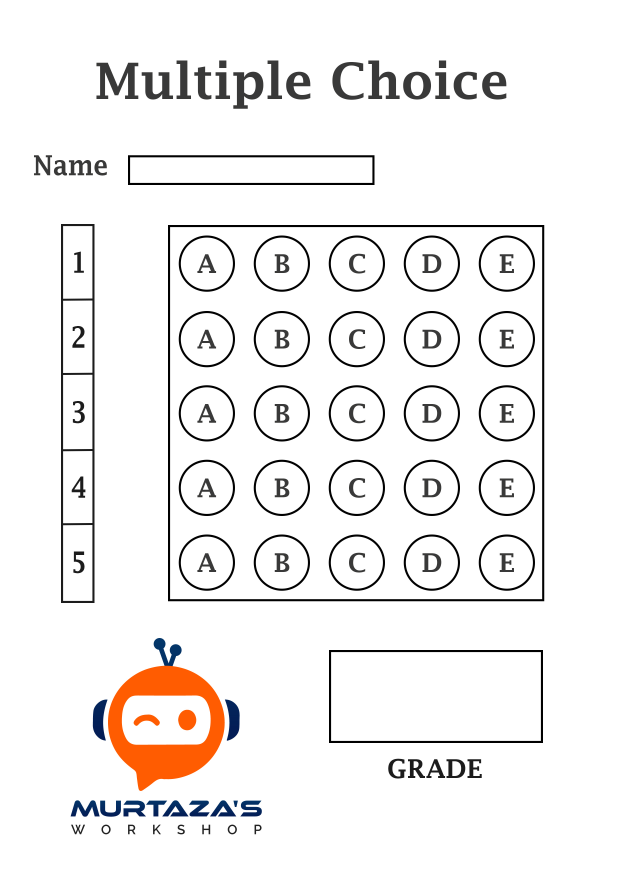
#> input picture MCQPaper.jpg, 2480 x 3508 px, given in place of the camera (shown at 1/4 size)
$ python OMR_Main.py
#> lines starting #> are read from the running program, lines starting #| are printed output that depends on the picture; after the words box and inside, x2 and y2 are one past the last pixel; in counts of white or black regions, pixels touching at a corner belong together
### utils.py
import cv2
import numpy as np


# TO STACK ALL THE IMAGES IN ONE WINDOW
def stackImages(imgArray, scale, lables=[]):
    rows = len(imgArray)
    cols = len(imgArray[0])
    rowsAvailable = isinstance(imgArray[0], list)
    width = imgArray[0][0].shape[1]
    height = imgArray[0][0].shape[0]
    if rowsAvailable:
        for x in range(0, rows):
            for y in range(0, cols):
                imgArray[x][y] = cv2.resize(imgArray[x][y], (0, 0), None, scale, scale)
                if len(imgArray[x][y].shape) == 2: imgArray[x][y] = cv2.cvtColor(imgArray[x][y], cv2.COLOR_GRAY2BGR)
        imageBlank = np.zeros((height, width, 3), np.uint8)
        hor = [imageBlank] * rows
        hor_con = [imageBlank] * rows
        for x in range(0, rows):
            hor[x] = np.hstack(imgArray[x])
            hor_con[x] = np.concatenate(imgArray[x])
        ver = np.vstack(hor)
        ver_con = np.concatenate(hor)
    else:
        for x in range(0, rows):
            imgArray[x] = cv2.resize(imgArray[x], (0, 0), None, scale, scale)
            if len(imgArray[x].shape) == 2: imgArray[x] = cv2.cvtColor(imgArray[x], cv2.COLOR_GRAY2BGR)
        hor = np.hstack(imgArray)
        hor_con = np.concatenate(imgArray)
        ver = hor
    if len(lables) != 0:
        eachImgWidth = int(ver.shape[1] / cols)
        eachImgHeight = int(ver.shape[0] / rows)
        # print(eachImgHeight)
        for d in range(0, rows):
            for c in range(0, cols):
                cv2.rectangle(ver, (c * eachImgWidth, eachImgHeight * d),
                              (c * eachImgWidth + len(lables[d][c]) * 13 + 27, 30 + eachImgHeight * d), (255, 255, 255),
                              cv2.FILLED)
                cv2.putText(ver, lables[d][c], (eachImgWidth * c + 10, eachImgHeight * d + 20),
                            cv2.FONT_HERSHEY_COMPLEX, 0.7, (255, 0, 255), 2)
    return ver


def rectCountour(contours):
    rectCon = []

    for i in contours:
        area = cv2.contourArea(i)
        if area > 50:
            peri = cv2.arcLength(i, True)
            approx = cv2.approxPolyDP(i, 0.02 * peri, True)
            if len(approx) == 4:
                rectCon.append(i)

    rectCon = sorted(rectCon, key=cv2.contourArea, reverse=True)
    return rectCon


def getCornerPoints(cont):
    peri = cv2.arcLength(cont, True)
    approx = cv2.approxPolyDP(cont, 0.02 * peri, True)
    return approx


def reorder(myPoints):
    myPoints = myPoints.reshape((4, 2))
    myPointsNew = np.zeros((4, 1, 2), np.int32)
    add = myPoints.sum(1)
    myPointsNew[0] = myPoints[np.argmin(add)]  # [0,0]
    myPointsNew[3] = myPoints[np.argmax(add)]  # [w,h]
    diff = np.diff(myPoints, axis=1)
    myPointsNew[1] = myPoints[np.argmin(diff)]  # [w,0]
    myPointsNew[2] = myPoints[np.argmax(diff)]  # [0,h]
    # print(diff)
    return myPointsNew


def splitBoxes(img):
    rows = np.vsplit(img, 5)
    boxes = []
    for r in rows:
        cols = np.hsplit(r, 5)
        for box in cols:
            boxes.append(box)
    # cv2.imshow("Split", box)
    return boxes


def showAnswers(img, myIndex, grading, ans, questions, choices):
    secW = int(img.shape[1] / questions)
    secH = int(img.shape[0] / choices)

    for x in range(0, questions):
        myAns = myIndex[x]
        cX = (myAns * secW) + secW / 2
        cY = (x * secH) + secH / 2

        if grading[x] == 1:
            myColor = (0, 255, 0)
        else:
            myColor = (0, 0, 255)
            correctAns = ans[x]
            cv2.circle(img, (int((correctAns * secW) + secW / 2), int((x * secH) + secH / 2)), 20, (255, 0, 255),
                       cv2.FILLED)

        cv2.circle(img, (int(cX), int(cY)), 50, myColor, cv2.FILLED)

    # Move the return statement outside the loop
    return img

### OMR_Main.py
import cv2
import numpy as np
import utils

########################################################################################################################
path = "1.jpg"
widthImg = 700
heightImg = 700
questions = 5
choices = 5
ans = [1, 2, 0, 1, 4]
webcamFeed = True
cameraNo = 0
########################################################################################################################

cap = cv2.VideoCapture(cameraNo)

# Read image from path
# img = cv2.imread(path)

while True:
    if webcamFeed:
        success, img = cap.read()
#> img is the input picture: shape (3508, 2480, 3); mean B, G, R 239, 239.9, 241.8
    else:
        img = cv2.imread(path)
    # Different types of images (Pre-Processing)
    img = cv2.resize(img, (widthImg, heightImg))
#> img: shape (700, 700, 3)
    imgContours = img.copy()
    imgFinal = img.copy()
    imgBiggestContours = img.copy()
    imgGray = cv2.cvtColor(img, cv2.COLOR_BGR2GRAY)
    imgBlur = cv2.GaussianBlur(imgGray, (5, 5,), 1)
    imgCanny = cv2.Canny(imgBlur, 10, 50)
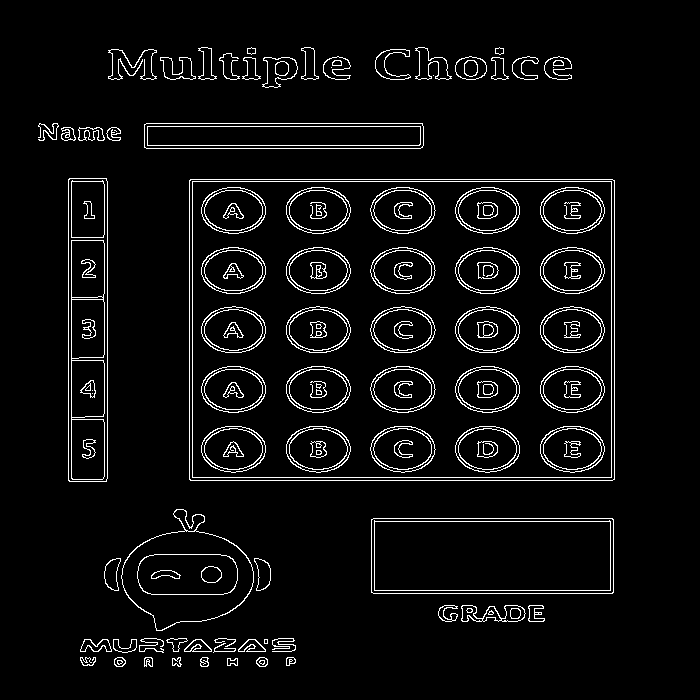
#> imgCanny: shape (700, 700); 5.1% white in thin lines or dots, all inside (x1, y1, x2, y2) = (38, 47, 615, 667)

    try:
        # Finding contours
        contours, hierarchy = cv2.findContours(imgCanny, cv2.RETR_EXTERNAL, cv2.CHAIN_APPROX_NONE)
#> contours = 49 contours, 8 with area under 20; largest, box (x1, y1, x2, y2) and area: (189, 179, 615, 481) 127921, (371, 518, 614, 594) 18146, (68, 178, 108, 482) 11811, (121, 509, 254, 631) 9922, (144, 123, 424, 149) 6966
        cv2.drawContours(imgContours, contours, -1, (0, 255, 0), 10)
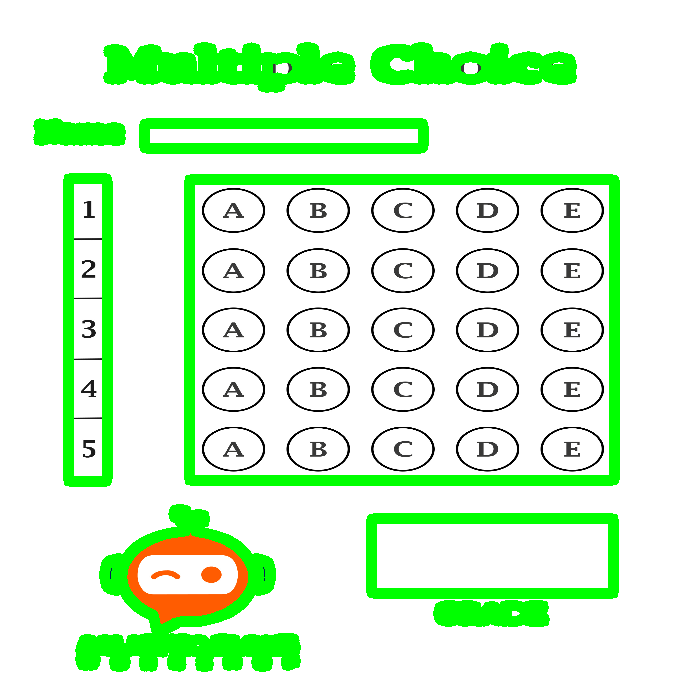
#> imgContours: shape (700, 700, 3); mean B, G, R 210.2, 247.7, 212.4

        # Find Rectangles
        rectCon = utils.rectCountour(contours)
#> the loop in rectCountour, `for i in contours:` made 49 passes
#> (area, peri, approx) on passes 24, 26, 27, 31: (18146, 631.7, [[371, 519], [373, 593], [613, 592], [612, 518]]), (127921, 1449.7, [[189, 180], [190, 480], [614, 479], [614, 180]]), (11811, 681.7, [[69, 178], [68, 480], [106, 481], [107, 181]]), (6965.5, 605.1, [[144, 124], [146, 148], [423, 145], [422, 123]])
#> (area, peri) on passes 1 to 6: (55, 38.49), (57.5, 31.07), (85, 34.14), (64.5, 32.73), (53, 38.97), (57.5, 42.73)
#> after the loop in rectCountour, `for i in contours:`: rectCon = 4 contours; box (x1, y1, x2, y2) and area: (189, 179, 615, 481) 127921, (371, 518, 614, 594) 18146, (68, 178, 108, 482) 11811, (144, 123, 424, 149) 6966
        biggestContour = utils.getCornerPoints(rectCon[0])
#> in getCornerPoints, `peri = cv2.arcLength(cont, True)`: peri = 1449.7
#> in getCornerPoints, `approx = cv2.approxPolyDP(cont, 0.02 * peri, True)`: approx = [[189, 180], [190, 480], [614, 479], [614, 180]]
#> biggestContour = [[189, 180], [190, 480], [614, 479], [614, 180]]
        gradePoints = utils.getCornerPoints(rectCon[1])
#> gradePoints = [[371, 519], [373, 593], [613, 592], [612, 518]]

        # print(biggestContour)

        # Draw contour to biggest and second-biggest rectangle
        if biggestContour.size != 0 and gradePoints.size != 0:
            cv2.drawContours(imgBiggestContours, biggestContour, -1, (0, 255, 0), 20)
            cv2.drawContours(imgBiggestContours, gradePoints, -1, (255, 0, 0), 20)

            biggestContour = utils.reorder(biggestContour)
#> in reorder, `myPoints = myPoints.reshape((4, 2))`: myPoints = [[189, 180], [190, 480], [614, 479], [614, 180]]
#> in reorder, `add = myPoints.sum(1)`: add = [369, 670, 1093, 794]
#> in reorder, `diff = np.diff(myPoints, axis=1)`: diff = [-9, 290, -135, -434]
#> biggestContour = [[189, 180], [614, 180], [190, 480], [614, 479]]
            gradePoints = utils.reorder(gradePoints)
#> gradePoints = [[371, 519], [612, 518], [373, 593], [613, 592]]

            pt1 = np.float32(biggestContour)
#> pt1 = [[189, 180], [614, 180], [190, 480], [614, 479]]
            pt2 = np.float32([[0, 0], [widthImg, 0], [0, heightImg], [widthImg, heightImg]])
            matrix = cv2.getPerspectiveTransform(pt1, pt2)
#> matrix = [[1.64, -0.00546, -308.4], [0, 2.32, -417.8], [-7.84e-06, -7.79e-06, 1]]
            imgWrapColored = cv2.warpPerspective(img, matrix, (widthImg, heightImg))

            ptG1 = np.float32(gradePoints)
#> ptG1 = [[371, 519], [612, 518], [373, 593], [613, 592]]
            ptG2 = np.float32([[0, 0], [325, 0], [0, 150], [325, 150]])
            matrixG = cv2.getPerspectiveTransform(ptG1, ptG2)
#> matrixG = [[1.31, -0.0354, -467.6], [0.00814, 1.96, -1020.8], [-4.53e-07, -5.45e-05, 1]]
            imgGradDisplay = cv2.warpPerspective(img, matrixG, (325, 150))
            # cv2.imshow("Grade", imgGradDisplay)

            # Apply threshold
            imgWrapGray = cv2.cvtColor(imgWrapColored, cv2.COLOR_BGR2GRAY)
            imgThresh = cv2.threshold(imgWrapGray, 170, 255, cv2.THRESH_BINARY_INV)[1]
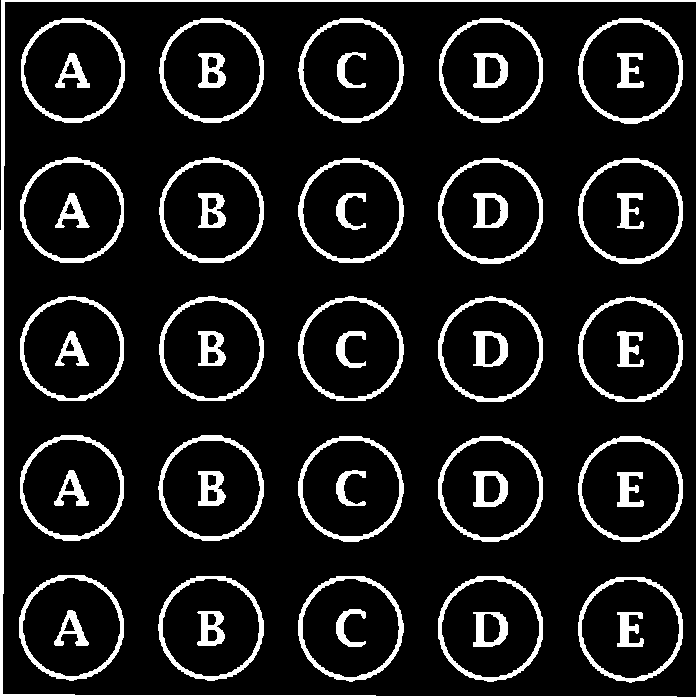
#> imgThresh: shape (700, 700); 12.4% white; 51 white regions, largest, box (x1, y1, x2, y2) and area: (0, 0, 700, 700) 10010, (158, 435, 264, 541) 1502, (578, 158, 683, 264) 1499

            boxes = utils.splitBoxes(imgThresh)
#> in splitBoxes, `rows = np.vsplit(img, 5)`: rows = 5 items
#> the loop in splitBoxes, `for r in rows:` made 5 passes
#> after the loop in splitBoxes, `for r in rows:`: boxes = 25 items
#> boxes = 25 items
            # cv2.imshow("Test",boxes[2])

            # Getting non-zero pixel values of each box
            myPixelVal = np.zeros((questions, choices))
            countC = 0
            countR = 0

            for image in boxes:
                totalPixels = cv2.countNonZero(image)
                myPixelVal[countR][countC] = totalPixels
                countC += 1

                if countC == choices:
                    countR += 1
                    countC = 0
#> this loop made 25 passes
#> totalPixels on passes 1 to 12: 2786, 2359, 2161, 2391, 2850, 2457, 2079, 1918, 2153, 2562, 2480, 2053
#> after the loop, countC = 0; countR = 5; myPixelVal = [[2786, 2359, 2161, 2391, 2850], [2457, 2079, 1918, 2153, 2562], [2480, 2053, 1913, 2156, 2583], [2554, 2120, 1912, 2178, 2592], [3175, 2760, 2579, 2684, 3069]]

            # print(myPixelVal)

            # Finding index value of the marking
            myIndex = []
            for x in range(0, questions):
                arr = myPixelVal[x]
                # print("arr", arr)
                max_index = np.argmax(arr)
                # print("max_index", max_index)
                myIndexVal = np.where(arr == arr[max_index])
                # print(myIndexVal[0])
                myIndex.append(myIndexVal[0][0])
#> this loop made 5 passes
#> (arr, max_index, myIndexVal) on passes 1 to 5: ([2786, 2359, 2161, 2391, 2850], 4, ([4],)), ([2457, 2079, 1918, 2153, 2562], 4, ([4],)), ([2480, 2053, 1913, 2156, 2583], 4, ([4],)), ([2554, 2120, 1912, 2178, 2592], 4, ([4],)), ([3175, 2760, 2579, 2684, 3069], 0, ([0],))
#> after the loop, myIndex = [4, 4, 4, 4, 0]

            # print(myIndex)

            # Grading
            grading = []
            for x in range(0, questions):
                if ans[x] == myIndex[x]:
                    grading.append(1)
                else:
                    grading.append(0)
#> after the loop, grading = [0, 0, 0, 0, 0]

            # print(grading)
            score = (sum(grading) / questions) * 100  # Final grade
#> score = 0
            print(score)
#| 0.0

            # Display Answers
            imgResult = imgWrapColored.copy()
            imgResult = utils.showAnswers(imgResult, myIndex, grading, ans, questions, choices)
#> the loop in showAnswers, `for x in range(0, questions):` made 5 passes
#> (myAns, cX) on passes 1 to 5: (4, 630), (4, 630), (4, 630), (4, 630), (0, 70)
#> after the loop in showAnswers, `for x in range(0, questions):`:
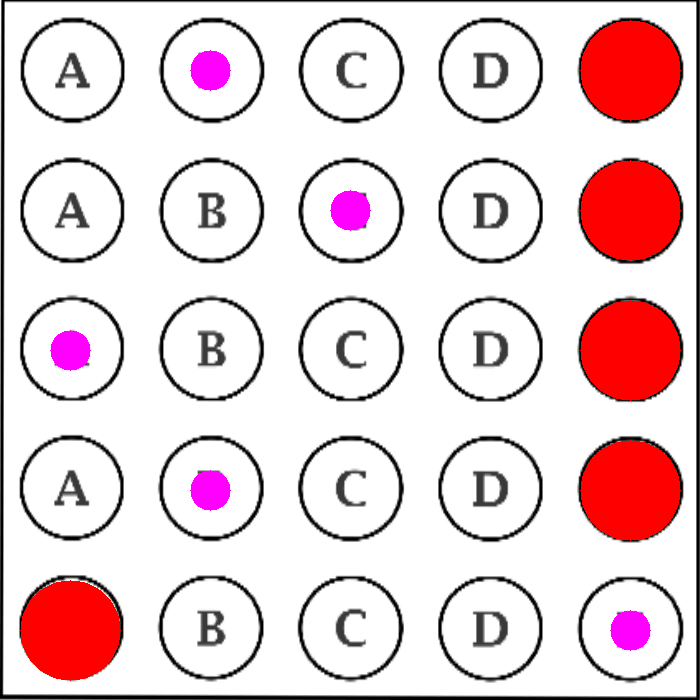
#> img: shape (700, 700, 3); mean B, G, R 212.1, 208.8, 232.5

            # only answer to correct positions
            imgRawDrawing = np.zeros_like(imgWrapColored)
            imgRawDrawing = utils.showAnswers(imgRawDrawing, myIndex, grading, ans, questions, choices)
#> call 2 of showAnswers, with questions = 5, choices = 5
#> the loop in showAnswers (call 2), `for x in range(0, questions):` made 5 passes
#> after the loop in showAnswers (call 2), `for x in range(0, questions):`:
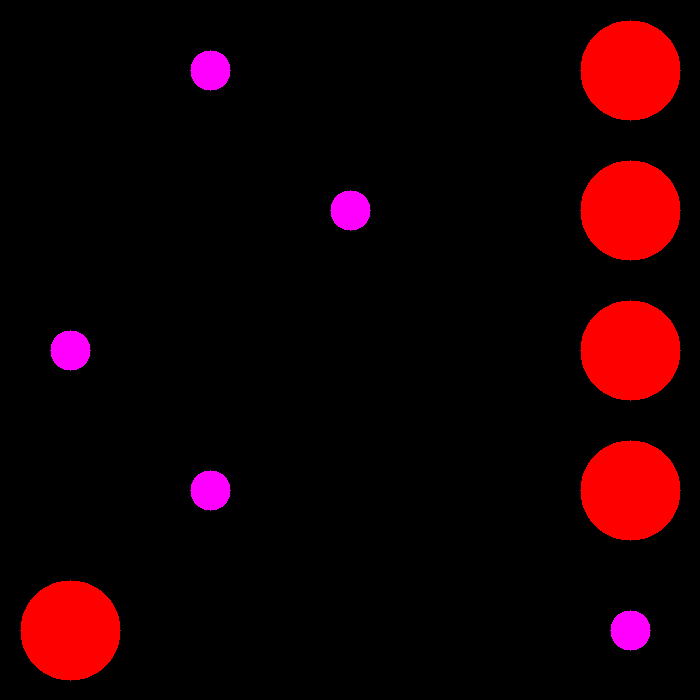
#> img: shape (700, 700, 3); mean B, G, R 3.3, 0, 23.7

            # Answer to image perspective
            invMatrix = cv2.getPerspectiveTransform(pt2, pt1)
#> invMatrix = [[0.61, 0.00207, 189], [0.000862, 0.43, 180], [4.79e-06, 3.37e-06, 1]]
            imgInvWrap = cv2.warpPerspective(imgRawDrawing, invMatrix, (widthImg, heightImg))

            imgRawGrade = np.zeros_like(imgGradDisplay)
            cv2.putText(imgRawGrade, str(int(score)) + "%", (60, 100), cv2.FONT_HERSHEY_TRIPLEX, 3, (0, 255, 255), 3)
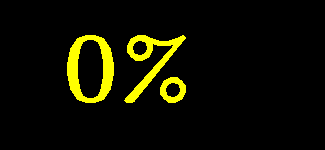
#> imgRawGrade: shape (150, 325, 3); mean of channels 0, 1, 2 0, 15.2, 15.2; drawn as B, G, R
            invMatrixG = cv2.getPerspectiveTransform(ptG2, ptG1)
#> invMatrixG = [[0.742, 0.0237, 371], [-0.00299, 0.51, 519], [1.73e-07, 2.78e-05, 1]]
            imgInvGradDisplay = cv2.warpPerspective(imgRawGrade, invMatrixG, (widthImg, heightImg))

            imgFinal = cv2.addWeighted(imgFinal, 1, imgInvWrap, 1, 0)
            imgFinal = cv2.addWeighted(imgFinal, 1, imgInvGradDisplay, 1, 0)

        # Image array for showing image in stack
        imgBlank = np.zeros_like(img)
        imageArray = ([img, imgGray, imgBlur, imgCanny],
                      [imgContours, imgBiggestContours, imgWrapColored, imgThresh],
                      [imgResult, imgRawDrawing, imgInvWrap, imgFinal])
    except:
        imageArray = ([img, imgGray, imgCanny, imgContours],
                      [imgBlank, imgBlank, imgBlank, imgBlank])

    labels = [["Original", "Gray", "Blur", "Canny"],
              ["Contours", "Biggest Contour", "Wrap", "Threshold"],
              ["Result", "Raw Drawing", "Inv wrap", "Final"]]

    imgStacked = utils.stackImages(imageArray, 0.5, labels)
#> in stackImages, `rows = len(imgArray)`: rows = 3
#> in stackImages, `cols = len(imgArray[0])`: cols = 4
#> in stackImages, `rowsAvailable = isinstance(imgArray[0], list)`: rowsAvailable = True
#> in stackImages, `hor = [imageBlank] * rows`: hor = 3 items
#> in stackImages, `eachImgWidth = int(ver.shape[1] / cols)`: eachImgWidth = 350
#> after the loop in stackImages, `for d in range(0, rows):`:
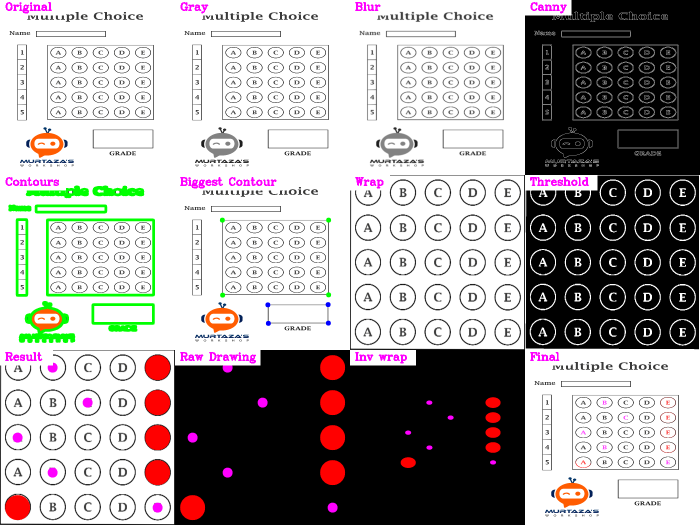
#> ver: shape (1050, 1400, 3) (shown at 1/2 size); mean of channels 0, 1, 2 161.3, 162.2, 166; drawn as B, G, R

    # Show image in window
    # cv2.imshow("OMR", imgStacked)
    cv2.imshow("Final result", imgFinal)
    cv2.imshow("Stacked", imgStacked)

    # waitKey(0) will pause your screen because it will wait infinitely for keyPress on your keyboard and will not
    # refresh the frame(cap.read()) using your WebCam. waitKey(1) will wait for keyPress for just 1 millisecond, and
    # it will continue to refresh and read frame from your webcam using cap.read(). More clearly, Use debugger in
    # your code.When using waitKey(0) in the while loop, the debugger never crosses this statement and does not
    # refresh the frame and hence the frame output seems stable.Does not move.
    if cv2.waitKey(1) & 0xFF == ord('s'):
#> (key Esc is pressed here)
        cv2.imwrite("Final Result.jpg", imgFinal)
        cv2.waitKey(300)
